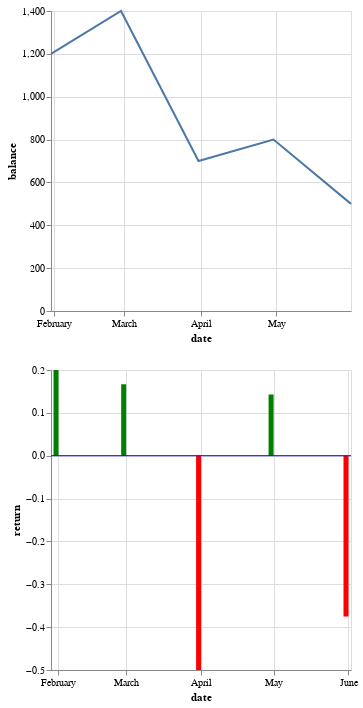

This figure's notebook cell:
### Code cell
stacked_chart

### Figure 1 — Vega-Lite specification as saved in the notebook (floating-point values rounded to 4 significant figures)
{"config": {"view": {"continuousWidth": 300, "continuousHeight": 300}}, "vconcat": [{"data": {"name": "data-672ae1b76efdeb9a63ca4216d13ece1a"}, "mark": {"type": "line"}, "encoding": {"x": {"field": "date", "type": "temporal"}, "y": {"field": "balance", "type": "quantitative"}}}, {"layer": [{"data": {"name": "data-672ae1b76efdeb9a63ca4216d13ece1a"}, "mark": {"type": "bar"}, "encoding": {"color": {"condition": {"test": "(datum['return'] > 0)", "value": "green"}, "value": "red"}, "x": {"field": "date", "type": "temporal"}, "y": {"field": "return", "type": "quantitative"}}}, {"data": {"name": "empty"}, "mark": {"type": "rule", "color": "blue"}, "encoding": {"y": {"datum": 0}}}]}], "$schema": "https://vega.github.io/schema/vega-lite/v6.1.0.json", "datasets": {"data-672ae1b76efdeb9a63ca4216d13ece1a": [{"date": "01-31-2018", "balance": 1200, "return": 0.2}, {"date": "02-28-2018", "balance": 1400, "return": 0.1667}, {"date": "03-31-2018", "balance": 700, "return": -0.5}, {"date": "04-30-2018", "balance": 800, "return": 0.1429}, {"date": "05-31-2018", "balance": 500, "return": -0.375}], "empty": [{}]}}
